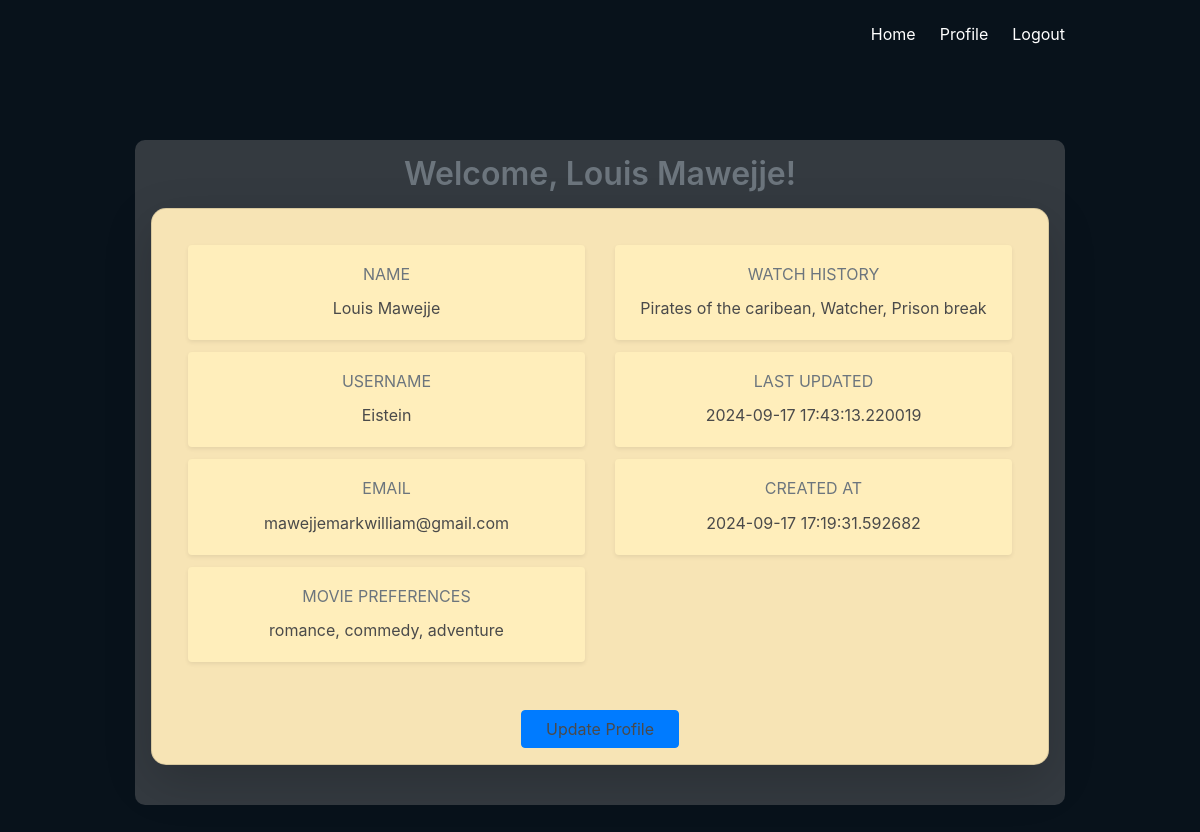
The app's page /profile (signed in), older data.
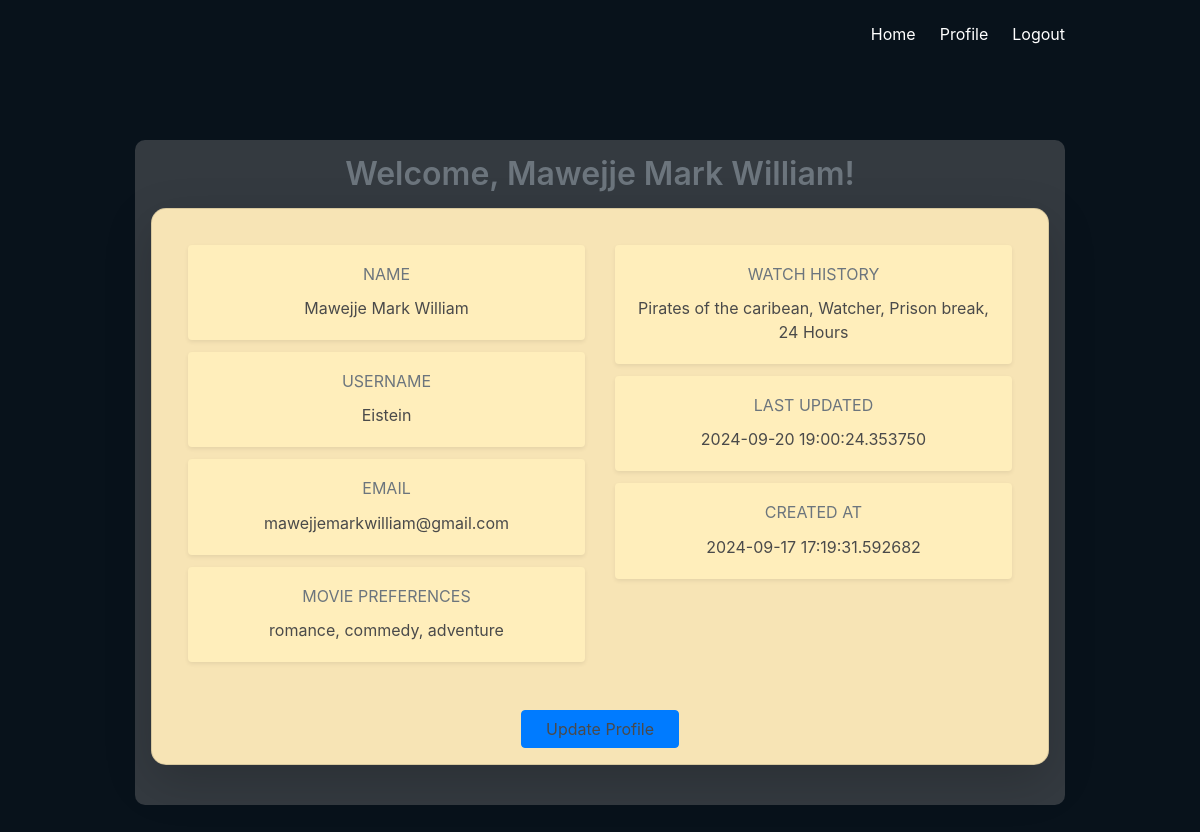
The same page, newer data.
### system_recommender/models.py (models this page shows)
class User(UserMixin, db.Model):
    __tablename__ = 'user'
    id = db.Column(db.Integer, primary_key=True)  # Primary Key
    name = db.Column(db.String(100), nullable=False)
    username = db.Column(db.String(50), nullable=False)
    email = db.Column(db.String(100), unique=True, nullable=False)
    password = db.Column(db.String(100), nullable=False)
    date_added = db.Column(db.DateTime, default=datetime.now())
    profile = db.relationship('Profile', back_populates='user', uselist=False)  # One-to-One

class Profile(db.Model):
    __tablename__ = 'profile'
    profileid = db.Column(db.Integer, primary_key=True)  # Primary Key
    id = db.Column(db.Integer, db.ForeignKey('user.id'), nullable=False)  # Foreign Key
    user_preferences = db.Column(db.Text)
    movies_watched = db.Column(db.Text)
    updated_at = db.Column(db.DateTime(), default=datetime.now())
    user = db.relationship('User', back_populates='profile')  # One-to-One

### system_recommender/flask_app.py (the view)
@main.route('/profile')
@login_required
def profile():
    return render_template('profile.html', name=current_user.name)

### system_recommender/templates/profile.html
{% extends "base.html" %}
{% block content %}
<div class="container mt-5 p-4" style="background-color: #343a40; border-radius: 10px;">
  <h2 class="title text-muted mb-4">Welcome, {{ name }}!</h2>
  <div class="card shadow-lg p-4 mb-5" style="background-color: #f7e4b5; border-radius: 15px;">
    <div class="card-body">
      <div class="row g-4">
        <div class="col-md-6">
          <div class="card mb-3 border-0 shadow-sm" style="background-color: #ffeebb;">
            <div class="card-body">
              <h6 class="card-title text-uppercase text-muted">Name</h6>
              <p class="card-text">{{ current_user.name }}</p>
            </div>
          </div>
          <div class="card mb-3 border-0 shadow-sm" style="background-color: #ffeebb;">
            <div class="card-body">
              <h6 class="card-title text-uppercase text-muted">Username</h6>
              <p class="card-text">{{ current_user.username }}</p>
            </div>
          </div>
          <div class="card mb-3 border-0 shadow-sm" style="background-color: #ffeebb;">
            <div class="card-body">
              <h6 class="card-title text-uppercase text-muted">Email</h6>
              <p class="card-text">{{ current_user.email }}</p>
            </div>
          </div>
          <div class="card mb-3 border-0 shadow-sm" style="background-color: #ffeebb;">
            <div class="card-body">
              <h6 class="card-title text-uppercase text-muted">Movie Preferences</h6>
              <p class="card-text">{{ current_user.profile.user_preferences }}</p>
            </div>
          </div>
        </div>
        <div class="col-md-6">
          <div class="card mb-3 border-0 shadow-sm" style="background-color: #ffeebb;">
            <div class="card-body">
              <h6 class="card-title text-uppercase text-muted">Watch History</h6>
              <p class="card-text">{{ current_user.profile.movies_watched }}</p>
            </div>
          </div>
          <div class="card mb-3 border-0 shadow-sm" style="background-color: #ffeebb;">
            <div class="card-body">
              <h6 class="card-title text-uppercase text-muted">Last Updated</h6>
              <p class="card-text">{{ current_user.profile.updated_at }}</p>
            </div>
          </div>
          <div class="card mb-3 border-0 shadow-sm" style="background-color: #ffeebb;">
            <div class="card-body">
              <h6 class="card-title text-uppercase text-muted">Created At</h6>
              <p class="card-text">{{ current_user.date_added }}</p>
            </div>
          </div>
        </div>
      </div>
    </div>
    <div class="d-flex justify-content-center mt-4">
      <a href="{{ url_for('main.update_profile') }}" class="btn btn-primary px-5">Update Profile</a>
    </div>
  </div>
</div>
{% endblock %}

### system_recommender/templates/base.html (shortened to what this page needs)
<!DOCTYPE html>
<html>
<head>
    <link href="https://cdn.jsdelivr.net/npm/bootstrap@5.3.3/dist/css/bootstrap.min.css" rel="stylesheet">
    <link rel="stylesheet" href="https://stackpath.bootstrapcdn.com/bootstrap/4.3.1/css/bootstrap.min.css">
    <link rel="stylesheet" href="https://cdnjs.cloudflare.com/ajax/libs/bulma/0.7.2/css/bulma.min.css" />
    <link rel="stylesheet" type="text/css" href="{{ url_for('static', filename='css/style.css') }}">
</head>
<body>
    <section class="hero is-primary is-fullheight">
        <div class="hero-head">
            <nav class="navbar">
                <div class="container">
                    <div id="navbarMenuHeroA" class="navbar-menu">
                        <div class="navbar-end">
                            {%if current_user.is_authenticated %}
                            <a href="{{ url_for('main.home') }}" class="navbar-item">
                                Home
                            </a>
                            {% endif %}
                            {%if current_user.is_authenticated %}
                            <a href="{{ url_for('main.profile') }}" class="navbar-item">
                                Profile
                            </a>
                            {% endif %}
                            {% if current_user.is_authenticated %}
                            <a href="{{ url_for('auth.logout') }}" class="navbar-item">
                                Logout
                            </a>
                            {% endif %}
                        </div>
                    </div>
                </div>
            </nav>
        </div>
        <div class="hero-body">
            <div class="container has-text-centered">
               {% block content %}
               {% endblock %}
            </div>
        </div>
    </section>
</body>
</html>

### system_recommender/static/css/style.css (style rules this page uses)
.hero.is-primary { background: #08121b; }

Row changes from the older to the newer data that the page shows:
changed User "Eistein": name "Louis Mawejje" → "Mawejje Mark William"
changed Profile "romance, commedy, adventure": profile.movies_watched "Pirates of the caribean, Watcher, Prison break" → "Pirates of the caribean, Watcher, Prison break, 24 Hours"; profile.updated_at "2024-09-17 17:43:13.220019" → "2024-09-20 19:00:24.353750"
